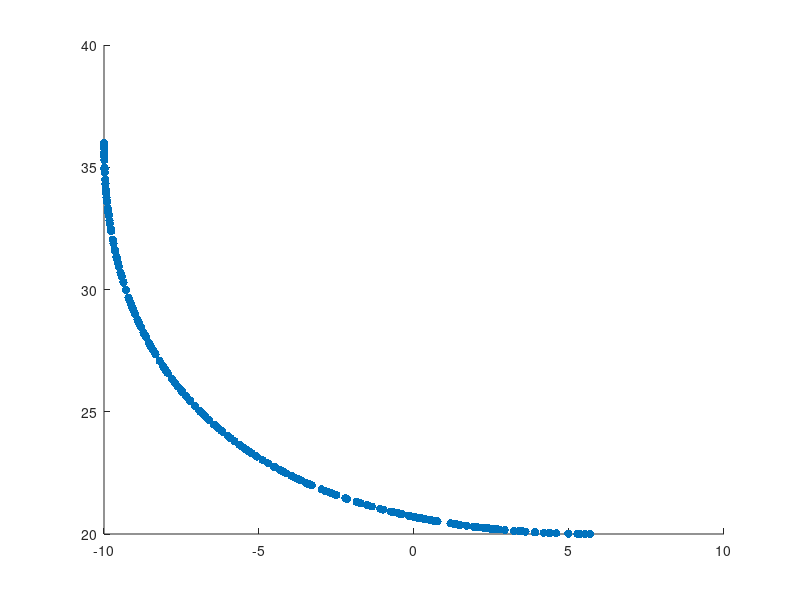

MATLAB code to generate this figure:
fid = fopen ( 'front.txt','r');
X=fscanf(fid,'%f%f');
fclose(fid);
X=reshape(X,2,length(X)/2);
X=X';

hold on;

% 1 - x  - x^2 * sin(8 Pi x)
% x=(0:0.0001:1);
% fx = 1 - x.^2  - x .* sin(8 .* 3.1415926 .* x);
% plot( x , fx , 'b-' );


scatter( X(:,1) , X(:,2) , 'ro','fill' );

% axis([0 1 -1 9]);


hold off;